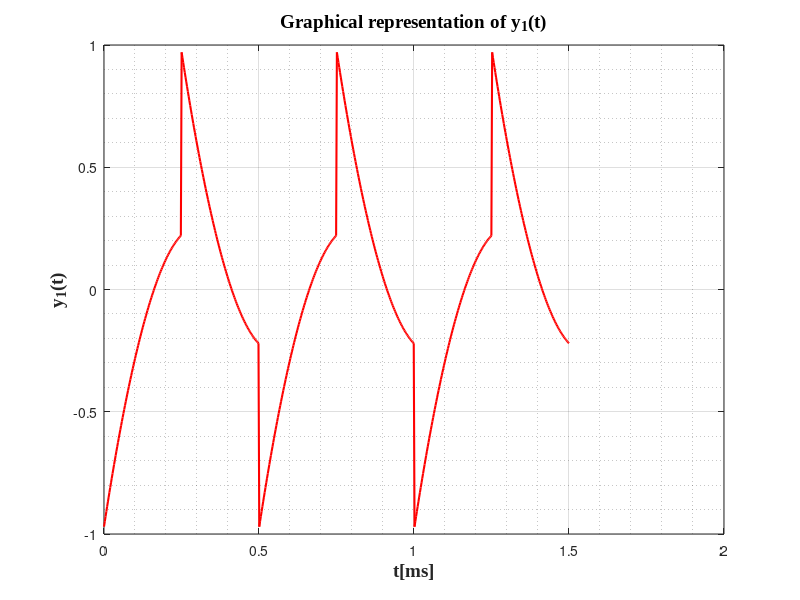

Reproduce this figure in MATLAB.
%y1(t) 
T_1 = 0.5;
t = linspace(0,1,100);
x = 0.86*t.^2-2.05*t+0.97;
v = ones(1,3*2);
for i=1:3*2
   if mod(i,2) == 1
       v(i)=-v(i);
   end
end
y1 = x(:);
y1 = y1*v;
y1 = y1(:);
T1 = linspace(0,3*T_1,300*2);
figure(2);
plot(T1,y1,'r','LineWidth',1.5);
grid on;
grid minor;
xlabel('t[ms]', 'fontweight', 'bold', 'fontsize', 14, 'FontName', 'Times New Roman');
ylabel('y_{1}(t)','fontweight','bold','fontsize', 14, 'FontName', 'Times New Roman');
title('Graphical representation of y_{1}(t)','fontweight','bold','fontsize',14, 'FontName', 'Times New Roman');
